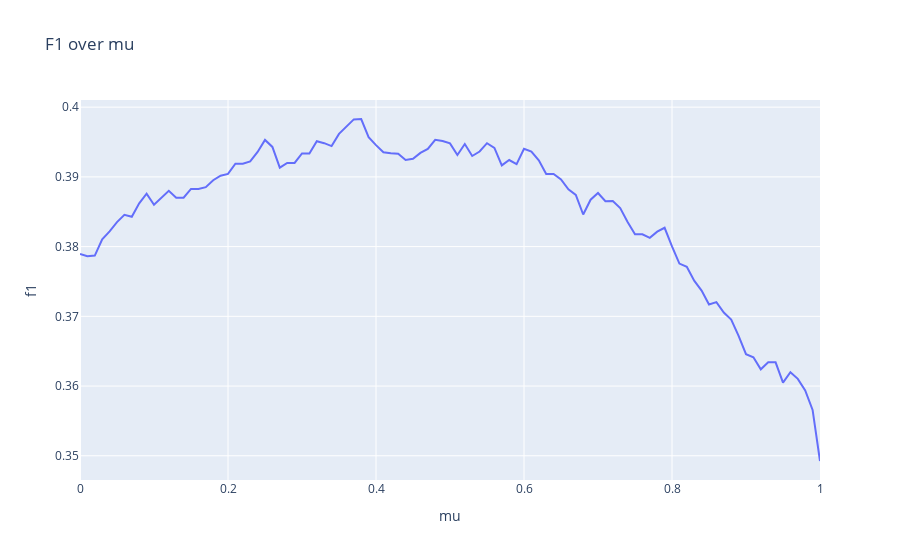

Notebook source saved alongside this figure:
### Code cell
evaluate_bertserini(dnom=100, ranker_field='bm25_score')
